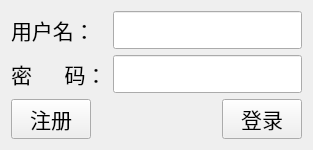
<?xml version="1.0" encoding="UTF-8"?>
<ui version="4.0">
 <class>Client</class>
 <widget class="QWidget" name="Client">
  <property name="geometry">
   <rect>
    <x>0</x>
    <y>0</y>
    <width>313</width>
    <height>146</height>
   </rect>
  </property>
  <property name="windowTitle">
   <string>登陆界面</string>
  </property>
  <layout class="QVBoxLayout" name="verticalLayout">
   <item>
    <layout class="QFormLayout" name="formLayout">
     <item row="0" column="0">
      <widget class="QLabel" name="label">
       <property name="font">
        <font>
         <family>Agency FB</family>
         <pointsize>16</pointsize>
        </font>
       </property>
       <property name="text">
        <string>用户名：</string>
       </property>
      </widget>
     </item>
     <item row="0" column="1">
      <widget class="QLineEdit" name="username_LB">
       <property name="font">
        <font>
         <family>Agency FB</family>
         <pointsize>16</pointsize>
        </font>
       </property>
       <property name="text">
        <string/>
       </property>
      </widget>
     </item>
     <item row="1" column="0">
      <widget class="QLabel" name="label_2">
       <property name="font">
        <font>
         <family>Agency FB</family>
         <pointsize>16</pointsize>
        </font>
       </property>
       <property name="text">
        <string>密      码：</string>
       </property>
      </widget>
     </item>
     <item row="1" column="1">
      <widget class="QLineEdit" name="password_LB">
       <property name="font">
        <font>
         <family>Agency FB</family>
         <pointsize>16</pointsize>
        </font>
       </property>
       <property name="text">
        <string/>
       </property>
       <property name="echoMode">
        <enum>QLineEdit::Password</enum>
       </property>
      </widget>
     </item>
    </layout>
   </item>
   <item>
    <layout class="QHBoxLayout" name="horizontalLayout">
     <item>
      <widget class="QPushButton" name="regist_PB">
       <property name="font">
        <font>
         <pointsize>16</pointsize>
        </font>
       </property>
       <property name="text">
        <string>注册</string>
       </property>
      </widget>
     </item>
     <item>
      <spacer name="horizontalSpacer">
       <property name="orientation">
        <enum>Qt::Horizontal</enum>
       </property>
       <property name="sizeHint" stdset="0">
        <size>
         <width>40</width>
         <height>20</height>
        </size>
       </property>
      </spacer>
     </item>
     <item>
      <widget class="QPushButton" name="login_PB">
       <property name="font">
        <font>
         <pointsize>16</pointsize>
        </font>
       </property>
       <property name="text">
        <string>登录</string>
       </property>
      </widget>
     </item>
    </layout>
   </item>
  </layout>
 </widget>
 <resources/>
 <connections/>
</ui>
